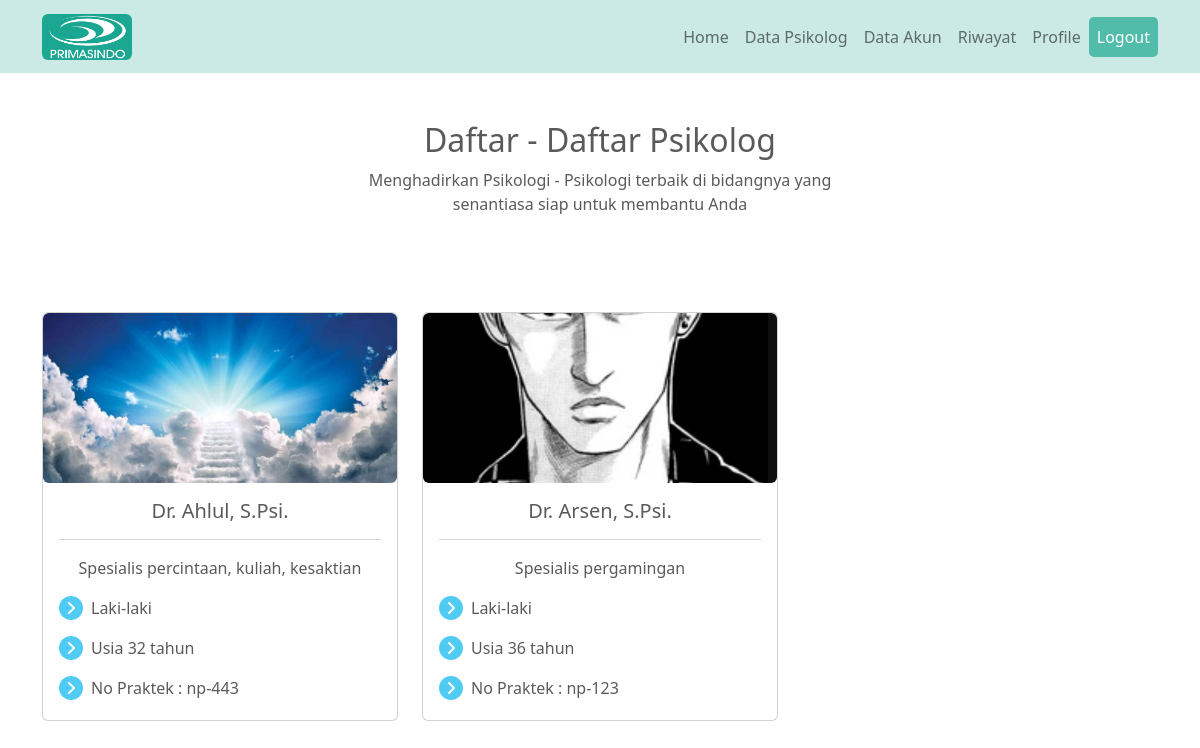
The page /psikolog/daftar_psikolog.php (signed in) on the database its author committed.
### tables this page shows
CREATE TABLE `psikolog` (
  `id_psikolog` int(11) NOT NULL,
  `nama_psikolog` varchar(50) NOT NULL,
  `email_psikolog` varchar(50) NOT NULL,
  `no_telp_psikolog` varchar(20) NOT NULL,
  `alamat_psikolog` varchar(255) NOT NULL,
  `jenis_kelamin_psikolog` varchar(20) NOT NULL,
  `umur_psikolog` varchar(5) NOT NULL,
  `no_izin_praktek` varchar(50) NOT NULL,
  `spesialis` varchar(255) NOT NULL,
  `foto_psikolog` varchar(255) NOT NULL
);

### psikolog/daftar_psikolog.php (the view, shortened to what this page needs)
<!DOCTYPE html>
<html lang="en">
<head>
    <link href="https://cdn.jsdelivr.net/npm/bootstrap@5.2.3/dist/css/bootstrap.min.css" rel="stylesheet">
    <link rel="stylesheet" href="https://cdn.jsdelivr.net/npm/bootstrap-icons@1.10.1/font/bootstrap-icons.css">
</head>
<body>
    <nav class="navbar navbar-expand-lg sticky-top" style="background-color: #CBEAE5;">
        <div class="container">
            <a href="" class="navbar-brand">
                <img src="../gambar/logo_page-0001.jpg" alt="" width="90" class="d-inline-block align-text-top rounded">
            </a>
            <div class="collapse navbar-collapse" id="navbarText">
                <?php
                if ($_SESSION) {
                ?>
                    <ul class="navbar-nav">
                        <li class="nav-item">
                            <a class="nav-link" aria-current="page" href="../index.php">Home</a>
                        </li>
                        <?php
                        if ($_SESSION['level'] == "client") {
                        ?>
                            <li class="nav-item">
                                <a class="nav-link " href="../layanan/layanan.php">Layanan</a>
                            </li>
                            <li class="nav-item">
                                <a class="nav-link" href="../tentang/tentang.php">Tentang</a>
                            </li>
                            <li class="nav-item">
                                <a class="nav-link" href="../artikel/artikel.php">Artikel</a>
                            </li>
                            <li class="nav-item">
                                <a class="nav-link  active" href="#">Psikolog</a>
                            </li>
                        <?php
                        } elseif ($_SESSION['level'] == "admin") {
                        ?>
                            <li class="nav-item">
                                <a class="nav-link" href="../dokter/dokter.php">Data Psikolog</a>
                            </li>
                            <li class="nav-item">
                                <a class="nav-link" href="../akun/data_akun.php">Data Akun</a>
                            </li>
                            <?php
                        } elseif ($_SESSION['level']=="psikolog") {
                        ?>
                        <li class="nav-item">
                            <a class="nav-link" href="../artikel/data_artikel.php">Data Artikel</a>
                        </li>
                        <?php
                        }
                        ?>
                        <li class="nav-item">
                            <a class="nav-link" aria-current="page" href="../konsultasi/riwayat_konsultasi.php">Riwayat</a>
                        </li>
                        <li class="nav-item">
                            <a class="nav-link" href="../akun/tampil_akun.php">Profile</a>
                        </li>
                        <li class="nav-item">
                            <a class="nav-link" id="btn-logout" data-bs-toggle="modal" data-bs-target="#exampleModal">Logout</a>
                        </li>
                    </ul>
                <?php } ?>
            </div>
        </div>
    </nav>
    <div class="container">
        <div class="row mt-5">
            <div class="col-12 text-center">
                <h2>Daftar - Daftar Psikolog</h2>
                <span>Menghadirkan Psikologi - Psikologi terbaik di bidangnya yang<br>senantiasa siap untuk membantu Anda</span>
            </div>
        </div>
            <div class="row row-cols-1 row-cols-md-3 g-4 mt-5">
                <?php
                include('../koneksi.php');
                $sql	= "SELECT * FROM psikolog ORDER BY nama_psikolog ASC";
                $query	= mysqli_query($connect, $sql);
                while ($data = mysqli_fetch_array($query)) {
                ?>
                <div class="col-4 mt-5 d-flex justify-content-around">
                    <div class="card" style="width: 23rem;">
                        <div style="height: 170px;overflow: hidden;position: relative;" class="rounded">
                            <img src="../dokter/foto/<?= $data['foto_psikolog']; ?>" class="card-img-top" alt="orang" style="position: absolute;left: -1000%;right: -1000%;top: -1000%;bottom: -1000%;margin: auto;min-height: 100%;min-width: 100%;">
                        </div>
                        <div class="card-body">
                            <h5 class="card-title text-center">Dr. <?= $data['nama_psikolog']; ?></h5><hr>
                            <p class="card-text text-center">Spesialis <?= $data['spesialis']; ?></p>
                            <img src="../gambar/arrow.png" alt="" style="float:left; margin:0 8px 4px 0;"><p class="card-text"><?= $data['jenis_kelamin_psikolog']; ?></p>
                            <img src="../gambar/arrow.png" alt="" style="float:left; margin:0 8px 4px 0;"><p class="card-text">Usia <?= $data['umur_psikolog']; ?> tahun</p>
                            <img src="../gambar/arrow.png" alt="" style="float:left; margin:0 8px 4px 0;"><p class="card-text">No Praktek : <?= $data['no_izin_praktek']; ?></p>
                        </div>
                    </div>
                </div>
                <?php } ?>
            </div>
    </div>
</body>
</html>

### psikolog/daftar_psikolog.php (style rules this page uses)
body { padding-bottom: 3rem; color: #5a5a5a; }
#btn-logout { background: #52BCAB; border-radius: 5px; color: white; }
.nav-item { color: #000000; }

### rows shown on the page
psikolog: foto_psikolog (picture), nama_psikolog "Ahlul, S.Psi.", spesialis "percintaan, kuliah, kesaktian", jenis_kelamin_psikolog "Laki-laki", umur_psikolog "32", no_izin_praktek "np-443"
psikolog: foto_psikolog (picture), nama_psikolog "Arsen, S.Psi.", spesialis "pergamingan", jenis_kelamin_psikolog "Laki-laki", umur_psikolog "36", no_izin_praktek "np-123"
